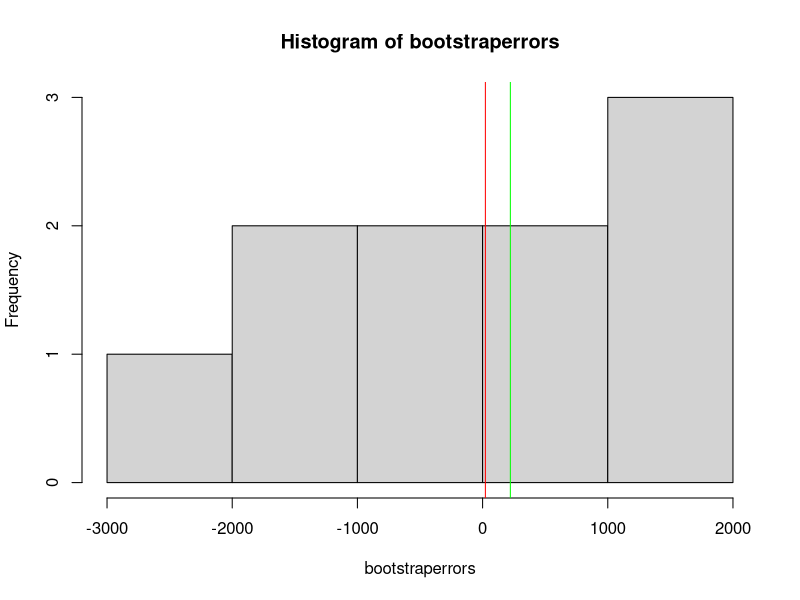
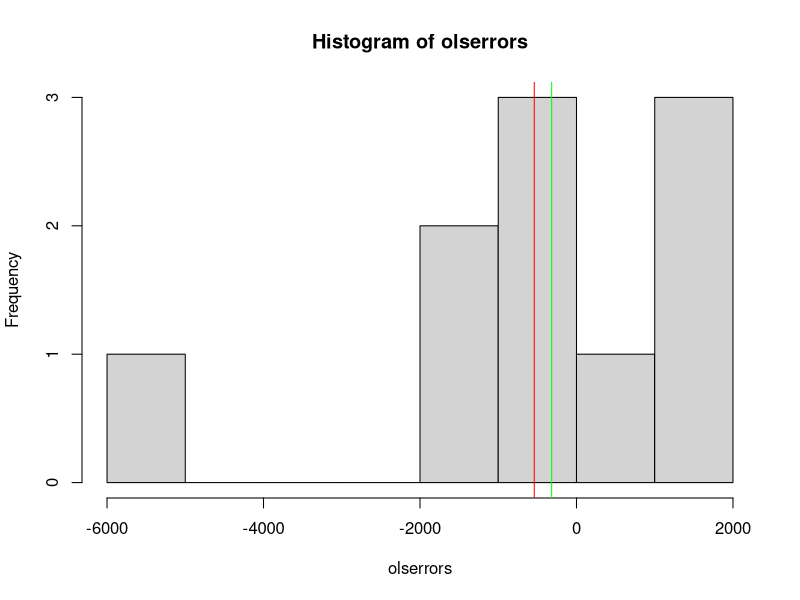
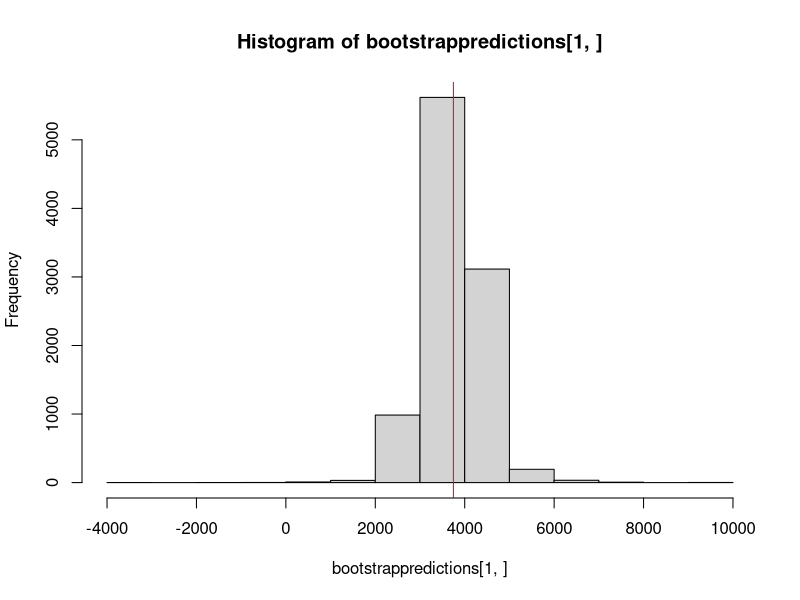

Reproduce these figures in R, in order.
# Load necessary libraries
library(dplyr) # Used for data manipulation
library(boot) # Used for bootstrap analysis

# Set seed for reproducibility
set.seed(16)

# Generate independent variables
n <- 50
x1 <- rnorm(n, mean = 20, sd = 1)
x2 <- rnorm(n, mean = 15, sd = 4)
x3 <- rnorm(n, mean = 10, sd = 3)
x4 <- rnorm(n, mean = 5, sd = 5)

# Generate dependent variable with a polynomial relationship
y <- 3 + 0.8*x1^2 + 0.8*x2^3 + 0.0053*x3^4 + 0.02*x4^5 + rnorm(n, mean = 0, sd = 5)

# Create a data frame
data <- data.frame(y, x1, x2, x3, x4)

# Add an error term to x variables that scales with the corresponding y value
x1new <- x1 + rnorm(n, mean = 0, sd = 0.1 * abs(y))
x2new <- x2 + rnorm(n, mean = 0, sd = 0.1 * abs(y))
x3new <- x3 + rnorm(n, mean = 0, sd = 0.1 * abs(y))
x4new <- x4 + rnorm(n, mean = 0, sd = 0.1 * abs(y))

# Create a new data frame
datanew <- data.frame(y, x1new, x2new, x3new, x4new)

# 5. Split i trænings- og testdata
set.seed(123)
trainindices <- sample(1:nrow(datanew), size = 0.8 * nrow(datanew))
traindata <- datanew[trainindices, ]
testdata <- datanew[-trainindices, ]

# 6. Definér antal bootstrap-simuleringer
n_simulations <- 10000

# 7. OLS-model
olsmodel <- lm(y ~ I(x1new^2) + I(x2new^3) + I(x3new^4) + I(x4new^5), data = traindata)

# Get summary for OLS model to extract coefficient SE and CI
ols_summary <- summary(olsmodel)
ols_coefs <- ols_summary$coefficients

# Calculate Confidence Intervals for OLS coefficients
ols_confint <- confint(olsmodel)

# --- OLS R-squared ---
r_squared <- summary(olsmodel)$r.squared
adj_r_squared <- summary(olsmodel)$adj.r.squared

# 8. Bootstrap-model for coefficients
coef_function <- function(data, indices) {
  d <- data[indices,]
  fit <- lm(y ~ I(x1new^2) + I(x2new^3) + I(x3new^4) + I(x4new^5), data = d)
  return(coef(fit))
}

boot_results <- boot(data = traindata, statistic = coef_function, R = n_simulations)

bootstrap_coef_se <- apply(boot_results$t, 2, sd)
bootstrap_coef_ci <- t(apply(boot_results$t, 2, quantile, probs = c(0.025, 0.975)))

# OLS Prediction Errors
ols_preds_info <- predict(olsmodel, newdata = testdata, se.fit = TRUE, interval = "confidence")
olspreds <- ols_preds_info$fit[, "fit"]
olserrors <- olspreds - testdata$y
MBEOLS <- mean(olserrors)
RMSEOLS <- sqrt(mean(olserrors^2))
SEOLS_pred <- mean(ols_preds_info$se.fit)
CI_OLS_pred <- ols_preds_info$fit[, "upr"] - ols_preds_info$fit[, "lwr"]
AvgCIWidthOLS_pred <- mean(CI_OLS_pred)

# Bootstrap Prediction Errors
bootstrappredictions <- matrix(NA, nrow = nrow(testdata), ncol = n_simulations)
for (i in 1:n_simulations) {
  indices <- sample(1:nrow(traindata), replace = TRUE)
  bootmodel <- lm(y ~ I(x1new^2) + I(x2new^3) + I(x3new^4) + I(x4new^5),
                  data = traindata[indices, ])
  bootstrappredictions[, i] <- predict(bootmodel, newdata = testdata)
}
bootstrapmeanpreds <- rowMeans(bootstrappredictions)
bootstraperrors <- bootstrapmeanpreds - testdata$y
MBEBootstrap <- mean(bootstraperrors)
RMSEBootstrap <- sqrt(mean(bootstraperrors^2))
SEBootstrap_pred <- mean(apply(bootstrappredictions, 1, sd))
CI_Bootstrap_pred <- t(apply(bootstrappredictions, 1, quantile, probs = c(0.025, 0.975)))
AvgCIWidthBootstrap_pred <- mean(CI_Bootstrap_pred[, 2] - CI_Bootstrap_pred[, 1])

# --- Bootstrap R-squared Distribution ---
bootstrap_r_squared <- numeric(n_simulations)
for (i in 1:n_simulations) {
  indices <- sample(1:nrow(traindata), replace = TRUE)
  bootmodel <- lm(y ~ I(x1new^2) + I(x2new^3) + I(x3new^4) + I(x4new^5),
                  data = traindata[indices, ])
  bootstrap_r_squared[i] <- summary(bootmodel)$r.squared
}
mean_r_squared_boot <- mean(bootstrap_r_squared)
ci_r_squared_boot <- quantile(bootstrap_r_squared, probs = c(0.025, 0.975))

# --- Output ---
cat("\n--- OLS Model (Prediction Errors) ---\n")
cat("MBEOLS: ", round(MBEOLS, 4), "\n")
cat("RMSEOLS: ", round(RMSEOLS, 4), "\n")

cat("\n--- OLS Model (Coefficient Estimates) ---\n")
print(ols_coefs)
cat("\n--- OLS Model (95% Confidence Intervals for Coefficients) ---\n")
print(ols_confint)

cat("\n--- OLS Model (R-squared) ---\n")
cat("R-squared: ", round(r_squared, 4), "\n")

cat("\n--- Bootstrap Model (Prediction Errors) ---\n")
cat("MBEBootstrap: ", round(MBEBootstrap, 4), "\n")
cat("RMSEBootstrap: ", round(RMSEBootstrap, 4), "\n")

cat("\n--- Bootstrap Model (95% Confidence Intervals for Coefficients) ---\n")
print(bootstrap_coef_ci)
cat("\n--- Bootstrap Model (Standard Errors for Coefficients) ---\n")
print(bootstrap_coef_se)

cat("\n--- Bootstrap Model (R-squared) ---\n")
cat("Mean R-squared: ", round(mean_r_squared_boot, 4), "\n")


hist(bootstraperrors) 
abline(v = mean(bootstraperrors), col = "red") 
abline(v = median(bootstraperrors), col = "green")

hist(olserrors)
abline(v = mean(olserrors), col = "red")
abline(v = median(olserrors), col = "green")



hist(bootstrappredictions[1,])
abline(v = mean(bootstrappredictions[1,]), col = "red")
